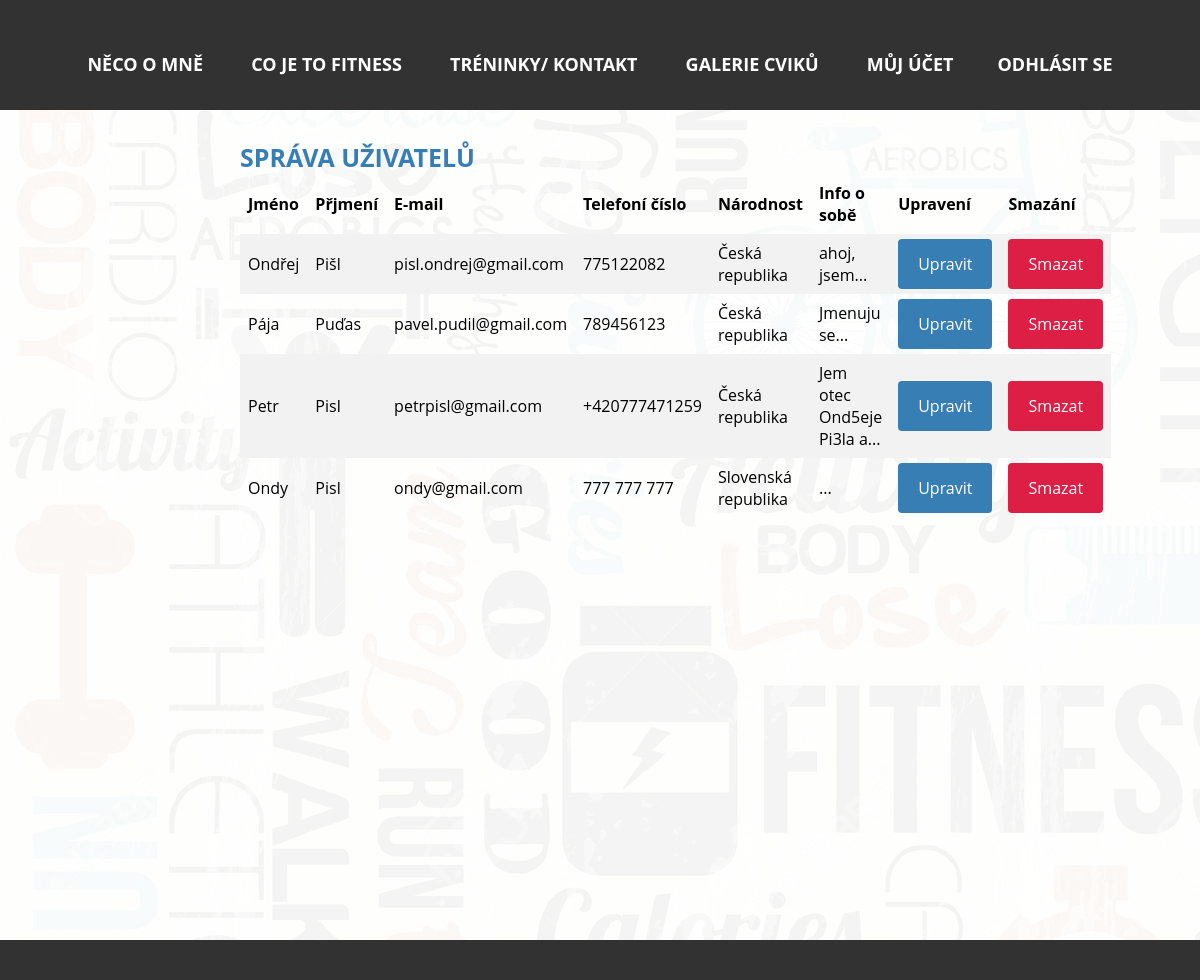
/PHP/sprava-uzivatelu.php (signed in), run on the app's committed database.
### tables this page shows
CREATE TABLE `uzivatele` (
  `id` int(10) NOT NULL,
  `jmeno` varchar(254) DEFAULT NULL,
  `prijmeni` varchar(254) DEFAULT NULL,
  `datum` date DEFAULT NULL,
  `vyska` float NOT NULL,
  `email` varchar(254) NOT NULL,
  `heslo` char(50) NOT NULL,
  `tel` varchar(15) DEFAULT NULL,
  `pohlavi` tinyint(1) NOT NULL,
  `narodnost_id` int(5) NOT NULL,
  `info` varchar(500) DEFAULT NULL,
  `prava` tinyint(1) NOT NULL DEFAULT '0' COMMENT '0 je pro normálního uživatele 1 pro admina',
  `potvrzeni_pristupu` tinyint(1) NOT NULL DEFAULT '0' COMMENT '0 pro každého registrovaného '
);

CREATE TABLE `narodnosti` (
  `id` int(10) NOT NULL,
  `nazev` varchar(50) NOT NULL
);

### PHP/fce.php (called while the page is built)
<?php
function zkratitText($text, $znaku) {
    $mezera = strrpos(substr($text, 0, $znaku), " ");
    return substr($text, 0, $mezera) . "...";
}
?>

### PHP/sprava-uzivatelu.php (the view, shortened to what this page needs)
<?php
include 'pripojeni.php';
?>
<!doctype html>
<html>
    <head>
        <link rel="stylesheet" href="../CSS/css.css">
    </head>
    <body>
        <div class="barva">
            <?php
            include 'menu.php';
            include 'fce.php';
            ?>
            <article>
                ?><div><?php
                    echo "<h1>Správa uživatelů</h1>";
                    echo "<div class='formprijeti'><table>
   <tr>
     <th>Jméno</th>
     <th>Přjmení</th>
     <th>E-mail</th>
     <th>Telefoní číslo</th>
     <th>Národnost</th>
     <th>Info o sobě</th>
	 <th>Upravení</th>
	 <th>Smazání</th>
   </tr>";
                    $data = mysqli_query($connect, "select uzivatele.id as uzivatel_id, uzivatele.jmeno, uzivatele.prijmeni,
            uzivatele.datum, uzivatele.vyska, uzivatele.email, uzivatele.tel, uzivatele.pohlavi, uzivatele.narodnost_id,
            uzivatele.info, narodnosti.id as narodnost_id, narodnosti.nazev as narodnost_nazev from uzivatele LEFT JOIN
            narodnosti ON uzivatele.narodnost_id=narodnosti.id where potvrzeni_pristupu='1' order by uzivatele.id");
                    while ($zaznam = mysqli_fetch_array($data)) {
                        $informace = zkratitText($zaznam["info"], 30);
                        echo "   <tr>
     <td>{$zaznam["jmeno"]}</td>
     <td>{$zaznam["prijmeni"]}</td>
     <td>{$zaznam["email"]}</td>
     <td>{$zaznam["tel"]}</td>
     <td>{$zaznam["narodnost_nazev"]}</td>
     <td title='{$zaznam['info']}'>$informace</td>
     <td><a href='edit.php?id={$zaznam["uzivatel_id"]}' class='spravaodkazy'>Upravit</a></td>
     <td><a href='odmitnuti.php?id={$zaznam["uzivatel_id"]}' class='spravaodmitnutiodkazy'>Smazat</a></td>
   </tr> ";
                    }
                    echo "</table></div>";
                    ?>
                </div>
            </article>
            <footer>
            </footer>
        </div>
    </body>
</html>

### CSS/css.css (style rules this page uses)
@media screen and (min-width: 1090px) { body { margin: 0; padding: 0; width: 100%; background-image: url(../foto/pozadiFitness.jpg); } }
@media screen and (min-width: 1090px) { .barva { background-color: rgba(255, 255, 255, 0.95); } }
@media screen and (min-width: 1090px) { article { width: 60%; min-height: 100vh; margin: auto; text-align: left; padding: 30px 10px 0px 10px; } }
@media screen and (min-width: 1090px) { footer { width: 100%; background-color: #323232; height: 40px; float: left; } }
@media screen and (min-width: 1090px) { h1 { color: #377EB5; margin: 0; font-size: 25px; font-family: 'Russo One', 'Open Sans', Arial, sans-serif; text-transform: uppercase; } }
@media screen and (min-width: 1090px) { table { border-collapse: collapse; width: 100%; font-family: 'Open Sans', Arial, sans-serif; } }
@media screen and (min-width: 1090px) { th, td { text-align: left; padding: 8px; height: 40px; } }
@media screen and (min-width: 1090px) { tr:nth-child(even) { background-color: #f2f2f2 } }
@media screen and (min-width: 1090px) { .spravaodkazy { text-decoration: none; width: 100%; background-color: #377EB5; color: white; padding: 14px 20px; margin: 8px 0; border: none; border-radius: 4px; cursor: pointer; } }
@media screen and (min-width: 1090px) { .spravaodmitnutiodkazy { text-decoration: none; width: 100%; background-color: #dd1f45; color: white; padding: 14px 20px; margin: 8px 0; border: none; border-radius: 4px; cursor: pointer; } }

### data on the page
uzivatele: jmeno "Ondřej", prijmeni "Pišl", email "pisl.ondrej@gmail.com", tel "775122082", narodnosti.nazev "Česká republika", info "ahoj, jsem..."
uzivatele: jmeno "Pája", prijmeni "Puďas", email "pavel.pudil@gmail.com", tel "789456123", narodnosti.nazev "Česká republika", info "Jmenuju se..."
uzivatele: jmeno "Petr", prijmeni "Pisl", email "petrpisl@gmail.com", tel "+420777471259", narodnosti.nazev "Česká republika", info "Jem otec Ond5eje Pi3la a..."
uzivatele: jmeno "Ondy", prijmeni "Pisl", email "ondy@gmail.com", tel "777 777 777", narodnosti.nazev "Slovenská republika", info "..."
